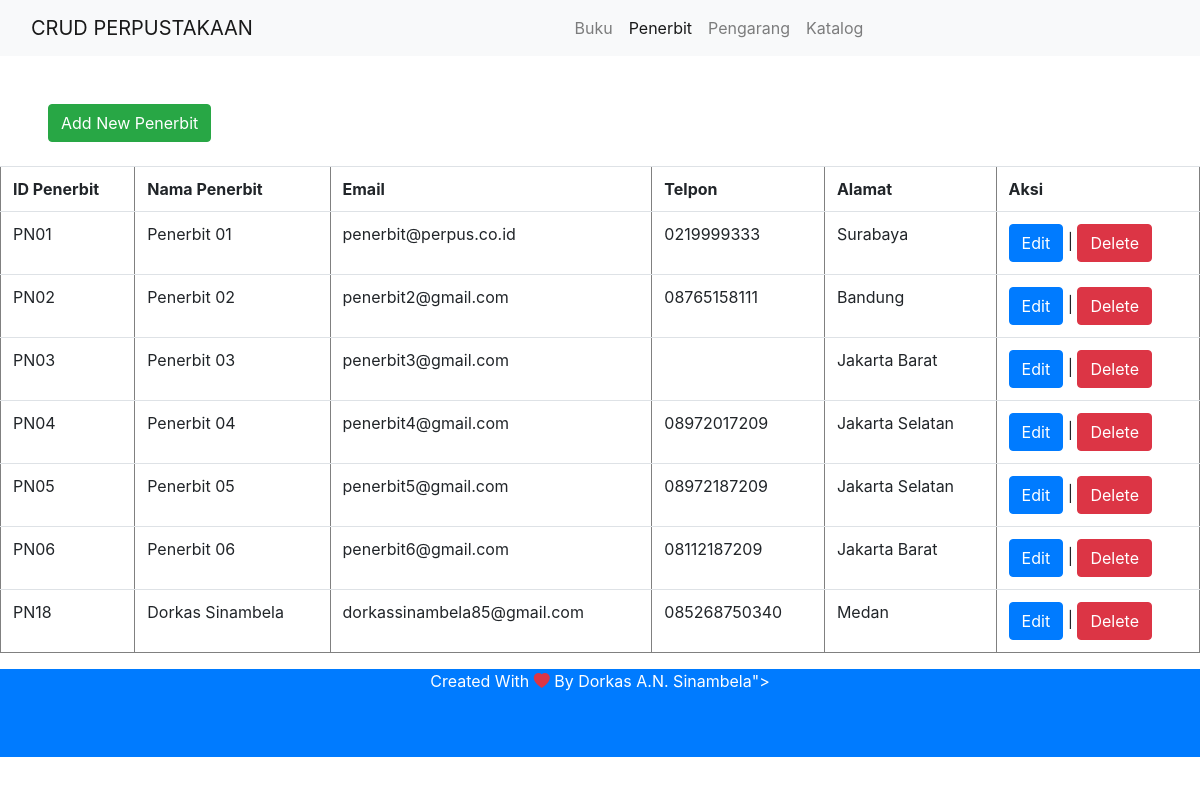
The page / on the database its author committed.
### tables this page shows
CREATE TABLE `penerbit` (
  `id_penerbit` varchar(8) NOT NULL,
  `nama_penerbit` varchar(255) DEFAULT NULL,
  `email` varchar(50) DEFAULT NULL,
  `telp` varchar(12) DEFAULT NULL,
  `alamat` varchar(255) DEFAULT NULL
);

### index.php (the view, shortened to what this page needs)
<?php
$penerbit = mysqli_query($mysqli, "SELECT * FROM penerbit");
?>
<html>
<head>
    <link rel="stylesheet" href="https://stackpath.bootstrapcdn.com/bootstrap/4.2.1/css/bootstrap.min.css">
    <link rel="stylesheet" href="https://cdn.jsdelivr.net/npm/bootstrap-icons@1.7.1/font/bootstrap-icons.css">
</head>
<body>
    <nav class="navbar navbar-expand-lg navbar-light bg-light">
        <div class="container-fluid">
            <a class="navbar-brand" href="home.php">CRUD PERPUSTAKAAN</a>
            <div class="collapse navbar-collapse d-flex justify-content-center" id="navbarSupportedContent">
                <ul class="navbar-nav mb-2 mb-lg-0">
                    <li class="nav-item">
                        <a class="nav-link " aria-current="page" href="home.php">Buku</a>
                    </li>
                    <li class="nav-item">
                        <a class="nav-link active" href="index.php">Penerbit</a>
                    </li>
                    <li class="nav-item">
                        <a class="nav-link" href="dashboard.php">Pengarang</a>
                    </li>
                    <li class="nav-item">
                        <a class="nav-link" href="homepage.php">Katalog</a>
                    </li>
                </ul>
            </div>
        </div>
    </nav>
    <a class="btn btn-success ml-5 mt-5" href="add_penerbit.php">Add New Penerbit</a><br /><br />
    <table class="table" width='80%' border=1>
        <tr>
            <th>ID Penerbit</th>
            <th>Nama Penerbit</th>
            <th>Email</th>
            <th>Telpon</th>
            <th>Alamat</th>
            <th>Aksi</th>
        </tr>
        <?php
        while ($penerbit_data = mysqli_fetch_array($penerbit)) {
            echo "<tr>";
            echo "<td>" . $penerbit_data['id_penerbit'] . "</td>";
            echo "<td>" . $penerbit_data['nama_penerbit'] . "</td>";
            echo "<td>" . $penerbit_data['email'] . "</td>";
            echo "<td>" . $penerbit_data['telp'] . "</td>";
            echo "<td>" . $penerbit_data['alamat'] . "</td>";
            echo "<td><a class='btn btn-primary' href='edit_penerbit.php?id_penerbit=$penerbit_data[id_penerbit]'>Edit</a> | <a class='btn btn-danger' href='delete_penerbit.php?id_penerbit=$penerbit_data[id_penerbit]'>Delete</a></td></tr>";
        }
        ?>
    </table>
    <footer class="bg-primary text-white text-center pb-5">
      <p>Created With <i class="bi bi-heart-fill text-danger"></i> By <a href="https://www.instagram.com/dorkasa.n.sinambela/" class="text-white fw-bold">Dorkas A.N. Sinambela"></a></p>
    </footer>
</body>
</html>

### rows shown on the page
penerbit: id_penerbit "PN01", nama_penerbit "Penerbit 01", email "penerbit@perpus.co.id", telp "0219999333", alamat "Surabaya"
penerbit: id_penerbit "PN02", nama_penerbit "Penerbit 02", email "penerbit2@gmail.com", telp "08765158111", alamat "Bandung"
penerbit: id_penerbit "PN03", nama_penerbit "Penerbit 03", email "penerbit3@gmail.com", alamat "Jakarta Barat"
penerbit: id_penerbit "PN04", nama_penerbit "Penerbit 04", email "penerbit4@gmail.com", telp "08972017209", alamat "Jakarta Selatan"
penerbit: id_penerbit "PN05", nama_penerbit "Penerbit 05", email "penerbit5@gmail.com", telp "08972187209", alamat "Jakarta Selatan"
penerbit: id_penerbit "PN06", nama_penerbit "Penerbit 06", email "penerbit6@gmail.com", telp "08112187209", alamat "Jakarta Barat"
penerbit: id_penerbit "PN18", nama_penerbit "Dorkas Sinambela", email "dorkassinambela85@gmail.com", telp "085268750340", alamat "Medan"
